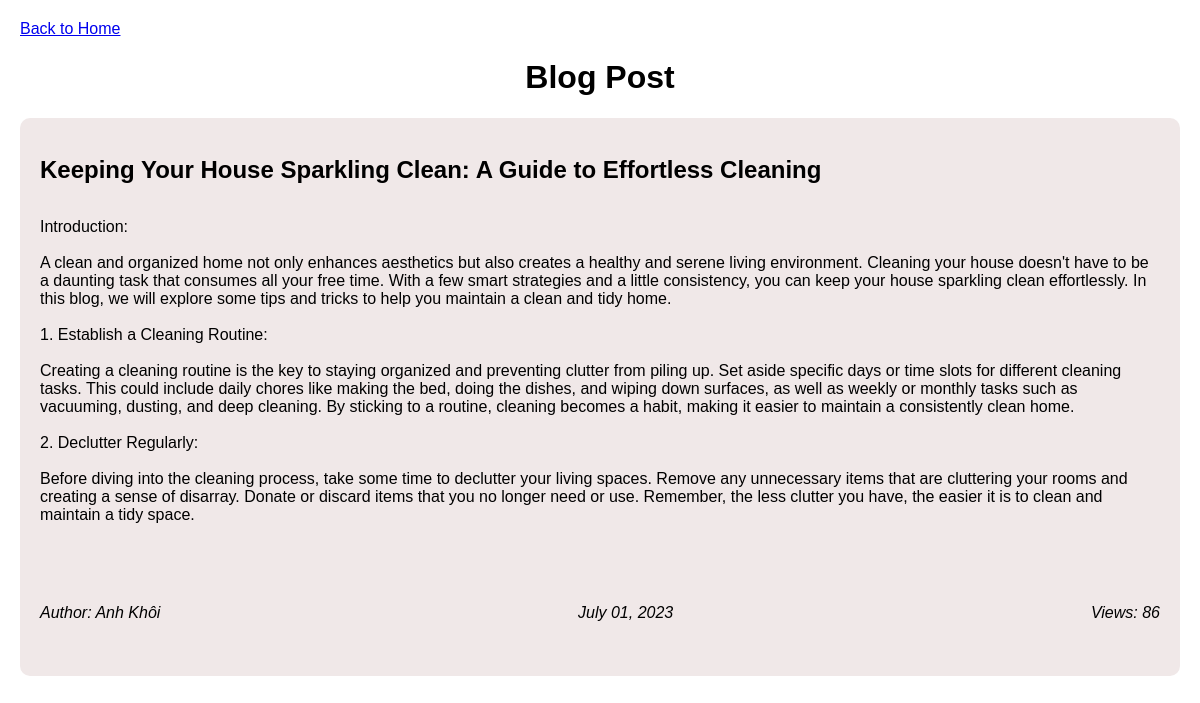
/post/1, run on the app's committed database.
### app/models.py (models this page shows)
class Post(db.Model):
    id = db.Column(db.Integer, primary_key=True)
    title = db.Column(db.String(100))
    content = db.Column(db.Text)
    author = db.Column(db.String(50))
    views = db.Column(db.Integer, default=0)
    date = db.Column(db.DateTime, default=datetime.utcnow)

### app/routes/blog_routes.py (the view)
@blog_bp.route('/post/<int:post_id>')
def post(post_id):
    post = Post.query.get(post_id)
    if post:
        post.views += 1
        db.session.commit()
        return render_template('post.html', post=post)
    else:
        return redirect('/')

### app/templates/post.html (shortened to what this page needs)
<!DOCTYPE html>
<html>
<head>
</head>
<body>
    <a href="/">Back to Home</a>
    <h1>Blog Post</h1>
    <div class="post">
        <h2>{{ post.title }}</h2>
        <p>{{ post.content }}</p>
        <div class="meta-data">
            <p>Author: {{ post.author }}</p>
            <p>{{ post.date.strftime('%B %d, %Y') }}</p>
            <p>Views: {{ post.views }}</p>
        </div>
    </div>
</body>
</html>

### app/templates/post.html (style rules this page uses)
body { font-family: Arial, sans-serif; margin: 20px; }
h1 { text-align: center; }
.post { margin-bottom: 0px; padding: 20px; background-color: #f0e8e8; border-radius: 10px; white-space: pre-line; }
.post h2 { margin-top: 0px; margin-bottom: 0px; }
.post .meta-data { display: flex; justify-content: space-between; align-items: center; font-style: italic; margin-top: 30px; }

### data on the page
Post: title "Keeping Your House Sparkling Clean: A Guide to Effortless Cleaning", content "Introduction: A clean and organized home not only enhances aesthetics but also creates a healthy and serene living environment. Cleaning your house doesn't have to be a daunting task that consumes all your free time. With a few smart strategies and a little consistency, you can keep your house sparkling clean effortlessly. In this blog, we will explore some tips and tricks to help you maintain a clean and tidy home. 1. Establish a Cleaning Routine: Creating a cleaning routine is the key to staying organized and preventing clutter from piling up. Set aside specific days or time slots for different cleaning tasks. This could include daily chores like making the bed, doing the dishes, and…", author "Anh Khôi", date "July 01, 2023", views "86"
